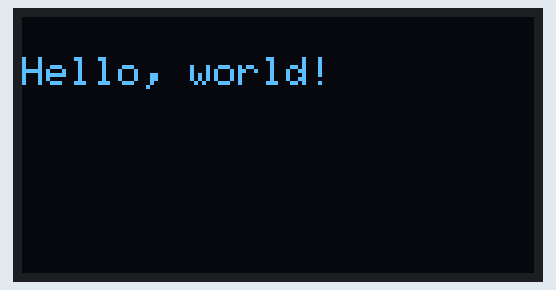
A sketch run on a simulated Arduino Uno, built with avr-gcc and run on an emulated ATmega328P. Shown: 128×64 one-colour display.

Above: at 2.1 s.
At 2.6 s:
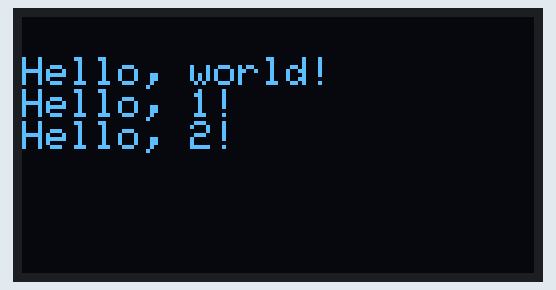
At 3.2 s:
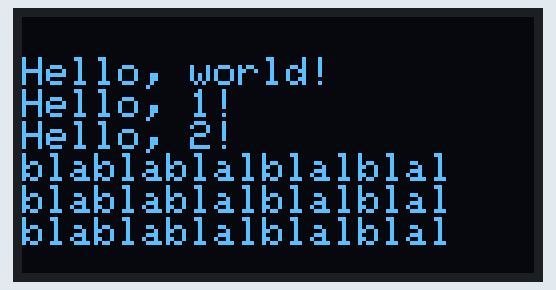
At 5.3 s:
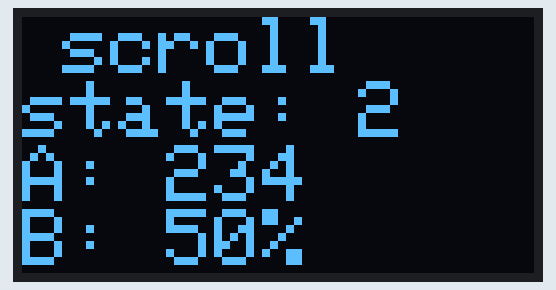

The sketch:

oled_display_128_64_text.ino
```cpp
/*********
  Rui Santos
  Complete project details at https://randomnerdtutorials.com
*********/

#include <Wire.h>
#include <Adafruit_GFX.h>
#include <Adafruit_SSD1306.h>

#define SCREEN_WIDTH 128 // OLED display width, in pixels
#define SCREEN_HEIGHT 64 // OLED display height, in pixels

// Declaration for an SSD1306 display connected to I2C (SDA, SCL pins)
Adafruit_SSD1306 display(SCREEN_WIDTH, SCREEN_HEIGHT, &Wire, -1);

void setup() {
  Serial.begin(115200);

  if(!display.begin(SSD1306_SWITCHCAPVCC, 0x3C)) { // Address 0x3D for 128x64
    Serial.println(F("SSD1306 allocation failed"));
    for(;;);
  }
  delay(2000);
  display.clearDisplay();

  display.setTextSize(1);
  display.setTextColor(WHITE);
  display.setCursor(0, 10);
  // Display static text
  display.println("Hello, world!");
  display.display();
  delay(200);
  display.println("Hello, 1!");
  display.display();
  delay(200);
  display.println("Hello, 2!");
  display.display();
  delay(200);
  display.println("blablablalblalblal");
  display.display();
  delay(200);
  display.println("blablablalblalblal");
  display.display();
  delay(200);
  display.println("blablablalblalblal");
  display.display();

  delay(2000);
  display.clearDisplay();

  display.setTextSize(2); // Draw 2X-scale text
  display.setTextColor(WHITE);
  display.setCursor(10, 0);
  display.println(F("scroll"));
  display.println(F("state: 2"));
  display.println(F("A: 234"));
  display.println(F("B: 50%"));
  display.display();      // Show initial text

  /******** USEFUL COMMANDS
  display.clearDisplay() – all pixels are off
  display.drawPixel(x,y, color) – plot a pixel in the x,y coordinates
  display.setTextSize(n) – set the font size, supports sizes from 1 to 8
  display.setCursor(x,y) – set the coordinates to start writing text
  display.print(“message”) – print the characters at location x,y
  display.display() – call this method for the changes to make effect

  https://randomnerdtutorials.com/guide-for-oled-display-with-arduino/
  *********/


}

void loop() {

}
```

Measured:
- what the display in image 2 shows lasts 2.0 s, from 3.2 s to 5.2 s
